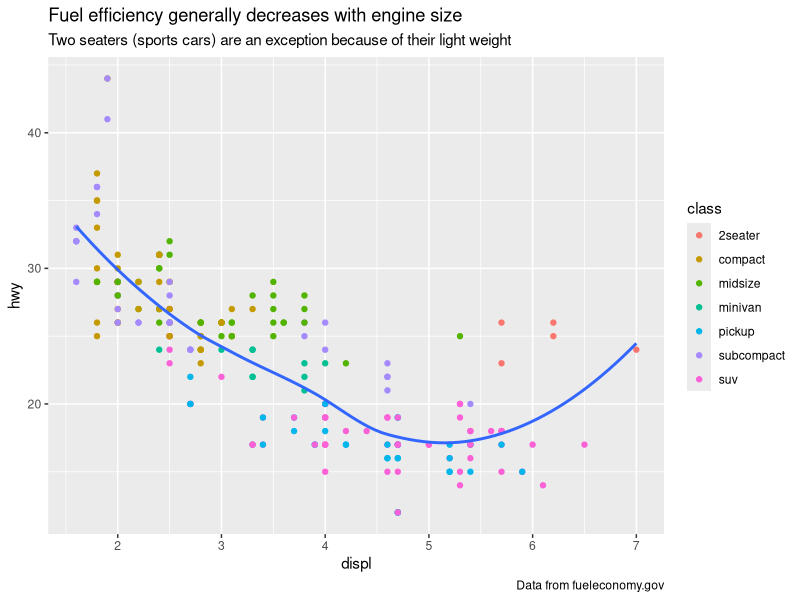
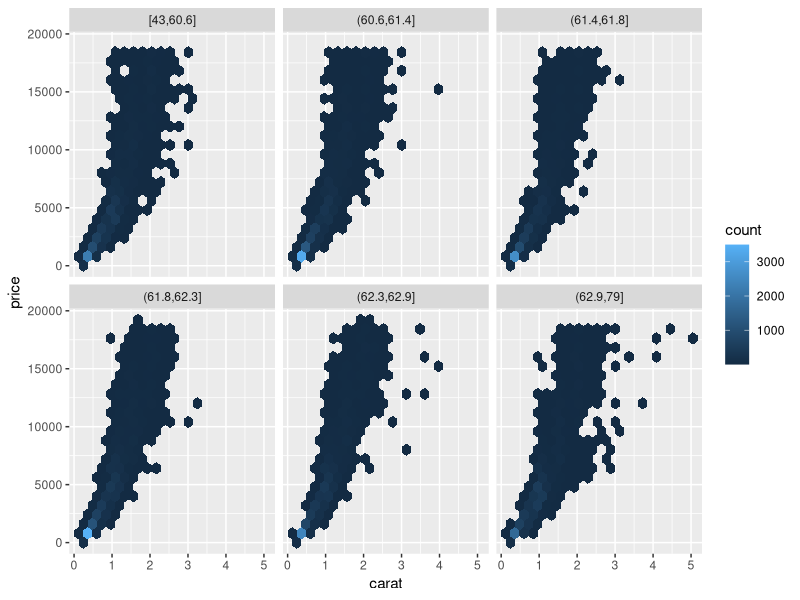
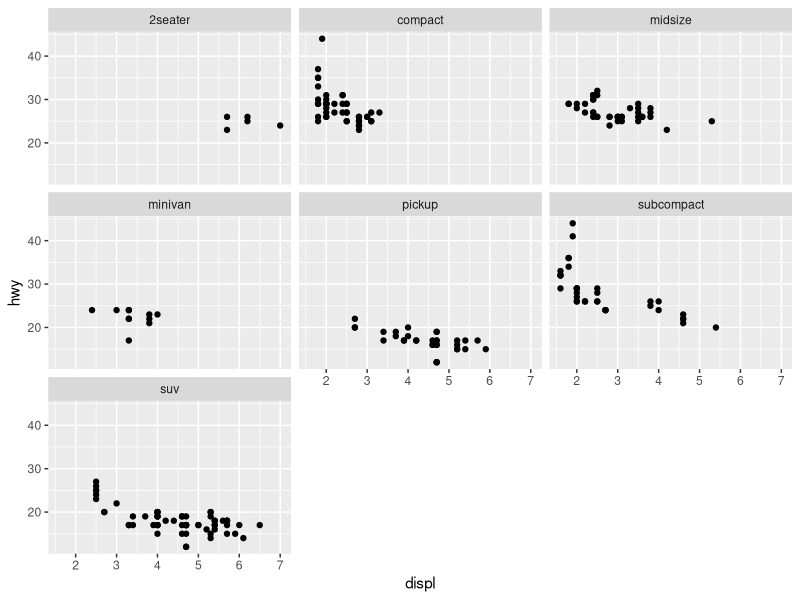
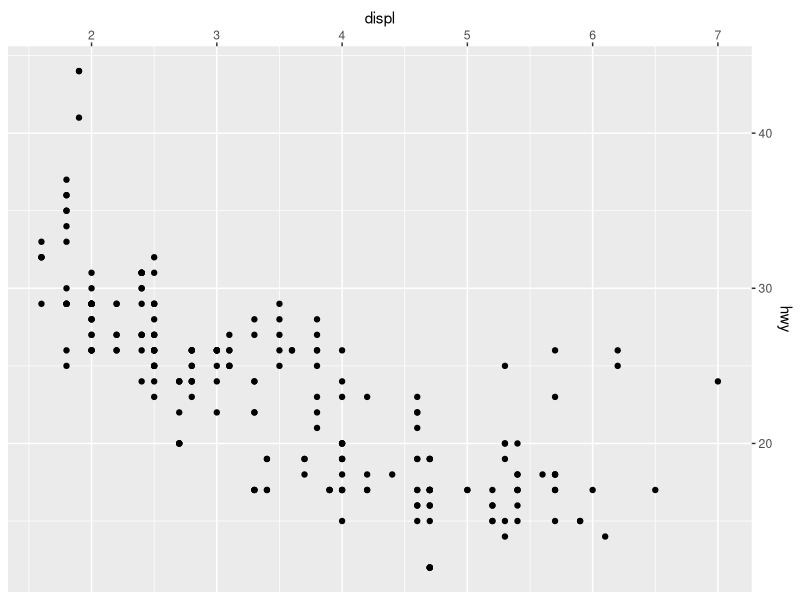
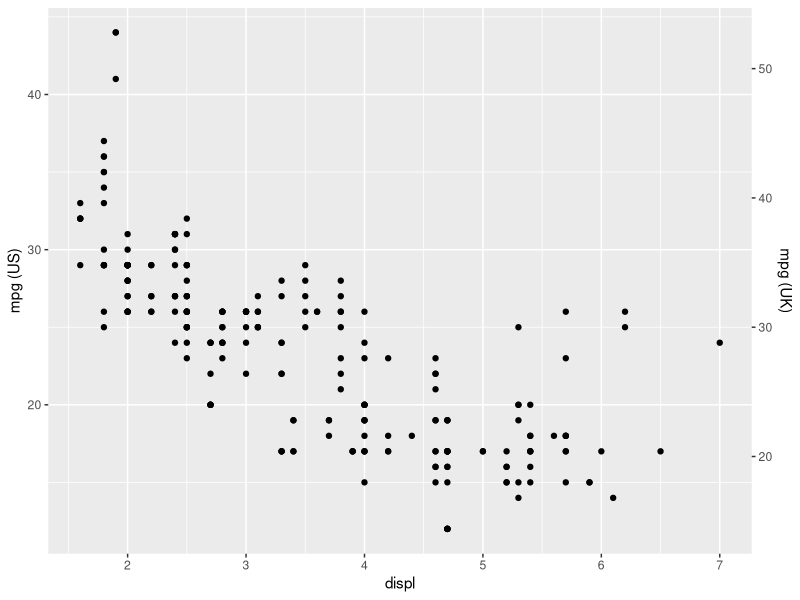
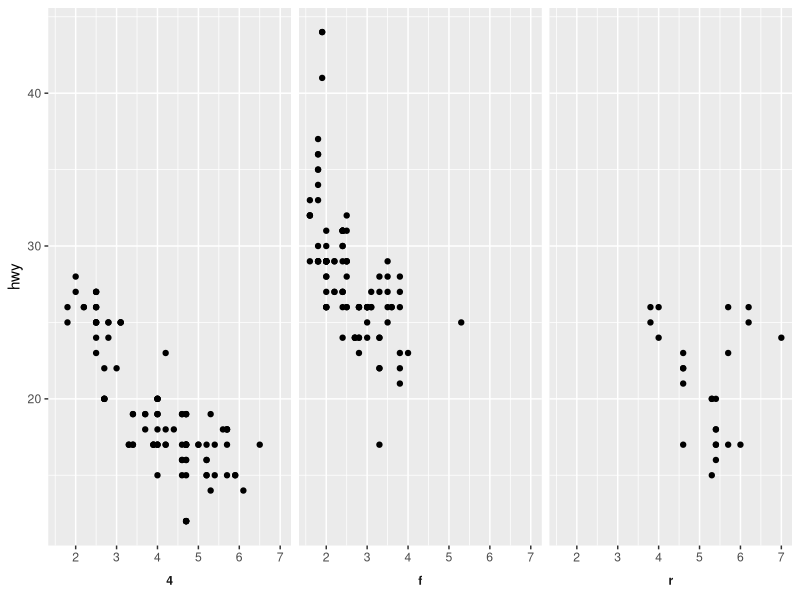
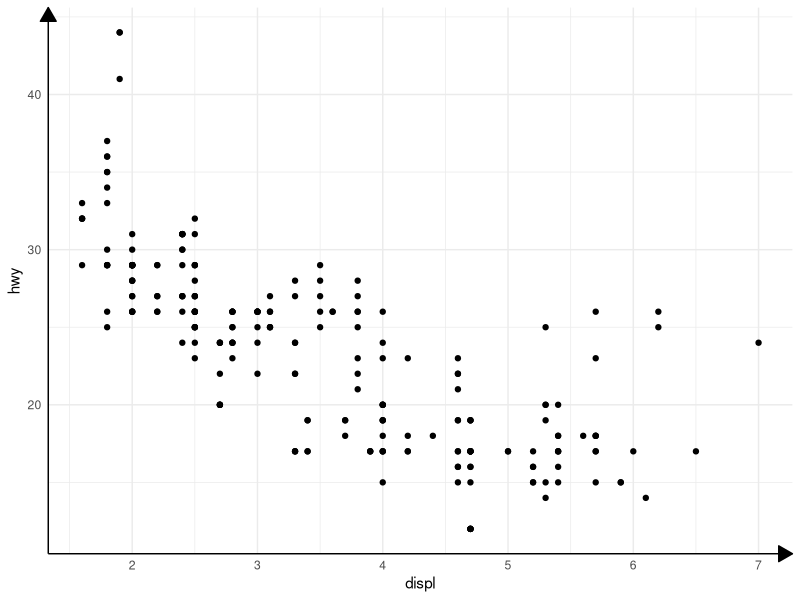
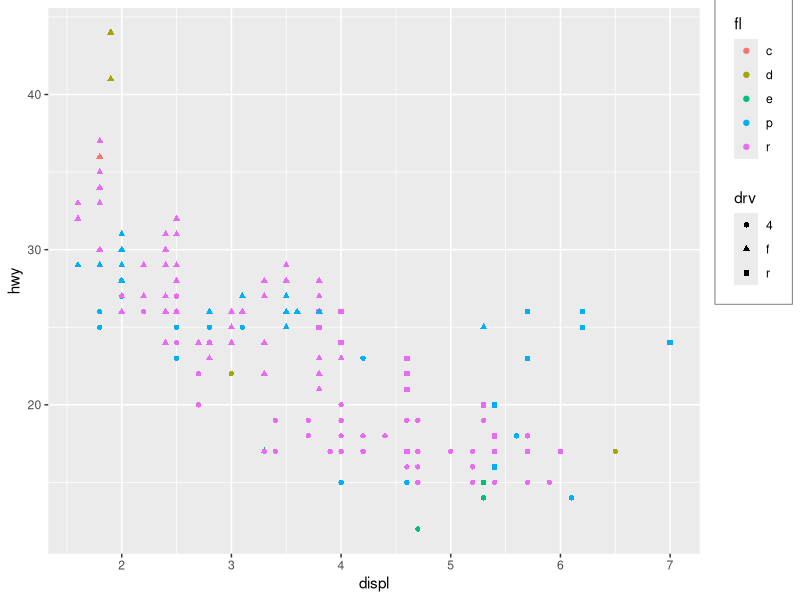

The R script that drew these images, in order:
## ---- chunk 1
library(ggplot2)
library(dplyr)
library(forcats)

knitr::opts_chunk$set(
  fig.asp = 1 / 1.6,
  out.width = "75%",
  fig.width = 5,
  collapse = TRUE,
  comment = "#>",
  dpi = 96,
  fig.retina = NULL
)
## ---- chunk 2
ggplot(mpg, aes(displ, hwy)) +
  geom_point(aes(color = class)) +
  geom_smooth(se = FALSE, method = "loess") +
  labs(
    title = "Fuel efficiency generally decreases with engine size",
    subtitle = "Two seaters (sports cars) are an exception because of their light weight",
    caption = "Data from fueleconomy.gov"
  )
## ---- chunk 3
    ggplot(diamonds, aes(carat, price)) + 
      geom_hex(bins = 20) + 
      facet_wrap(~cut_number(depth, 6))
## ---- chunk 4
    ggplot(mpg, aes(displ, hwy)) + 
      geom_point() + 
      facet_wrap(~class)
## ---- chunk 5
    ggplot(mpg, aes(displ, hwy)) + 
      geom_point() + 
      scale_x_continuous(position = "top") + 
      scale_y_continuous(position = "right")
## ---- chunk 6
    ggplot(mpg, aes(displ, hwy)) + 
      geom_point() + 
      scale_y_continuous(
        "mpg (US)", 
        sec.axis = sec_axis(~ . * 1.20, name = "mpg (UK)")
      )
## ---- chunk 7
    ggplot(mpg, aes(displ, hwy)) + 
      geom_point() + 
      facet_wrap(~ drv, strip.position = "bottom") + 
      theme(
        strip.placement = "outside",
        strip.background = element_blank(),
        strip.text = element_text(face = "bold")
      ) +
      xlab(NULL)
## ---- chunk 8
    arrow <- arrow(length = unit(0.4, "cm"), type = "closed")
    
    ggplot(mpg, aes(displ, hwy)) + 
      geom_point() + 
      theme_minimal() + 
      theme(
        axis.line = element_line(arrow = arrow)
      )
## ---- chunk 9
    ggplot(mpg, aes(displ, hwy, shape = drv, colour = fl)) + 
      geom_point() + 
      theme(
        legend.justification = "top", 
        legend.box.margin = margin(3, 3, 3, 3, "mm"), 
        legend.box.background = element_rect(colour = "grey50")
      )
## ---- chunk 10
avg_price <- diamonds %>% 
  group_by(cut, color) %>% 
  summarise(price = mean(price)) %>% 
  ungroup() %>% 
  mutate(price_rel = price - mean(price))

ggplot(avg_price) + 
  geom_col(aes(x = cut, y = price, fill = color))
## ---- chunk 11
ggplot(avg_price) + 
  geom_col(aes(x = cut, y = price_rel, fill = color))
## ---- chunk 12
ggplot(avg_price) + 
  geom_col(aes(x = cut, y = price, fill = fct_rev(color)))
